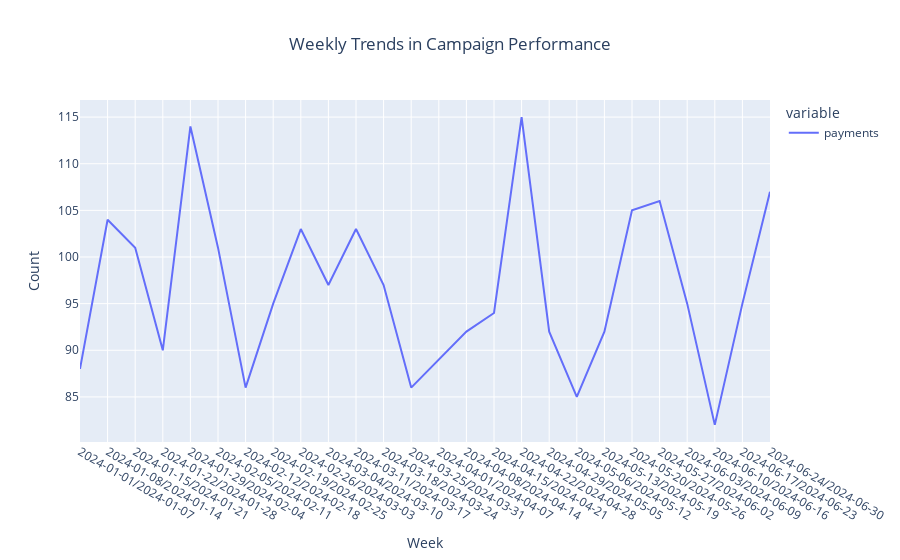

Source (notebook cell):
### Code cell
fig_weekly = px.line(weekly_data, x='week', y=['payments'],
                     title='Weekly Trends in Campaign Performance',
                     labels={'value': 'Count', 'week': 'Week'})
fig_weekly.update_layout(title_x=0.5)
fig_weekly.show()

### Figure 1 — Plotly figure (JSON) as saved in the notebook; plotly's stock layout.template omitted (floating-point values rounded to 4 significant figures)
{"data": [{"hovertemplate": "variable=payments<br>Week=%{x}<br>Count=%{y}<extra></extra>", "legendgroup": "payments", "line": {"color": "#636efa", "dash": "solid"}, "marker": {"symbol": "circle"}, "mode": "lines", "name": "payments", "orientation": "v", "showlegend": true, "type": "scatter", "x": ["2024-01-01/2024-01-07", "2024-01-08/2024-01-14", "2024-01-15/2024-01-21", "2024-01-22/2024-01-28", "2024-01-29/2024-02-04", "2024-02-05/2024-02-11", "2024-02-12/2024-02-18", "2024-02-19/2024-02-25", "2024-02-26/2024-03-03", "2024-03-04/2024-03-10", "2024-03-11/2024-03-17", "2024-03-18/2024-03-24", "2024-03-25/2024-03-31", "2024-04-01/2024-04-07", "2024-04-08/2024-04-14", "2024-04-15/2024-04-21", "2024-04-22/2024-04-28", "2024-04-29/2024-05-05", "2024-05-06/2024-05-12", "2024-05-13/2024-05-19", "2024-05-20/2024-05-26", "2024-05-27/2024-06-02", "2024-06-03/2024-06-09", "2024-06-10/2024-06-16", "2024-06-17/2024-06-23", "2024-06-24/2024-06-30"], "xaxis": "x", "y": [88, 104, 101, 90, 114, 101, 86, 95, 103, 97, 103, 97, 86, 89, 92, 94, 115, 92, 85, 92, 105, 106, 95, 82, 95, 107], "yaxis": "y"}], "layout": {"legend": {"title": {"text": "variable"}, "tracegroupgap": 0}, "title": {"text": "Weekly Trends in Campaign Performance", "x": 0.5}, "xaxis": {"anchor": "y", "domain": [0, 1], "title": {"text": "Week"}}, "yaxis": {"anchor": "x", "domain": [0, 1], "title": {"text": "Count"}}}}
